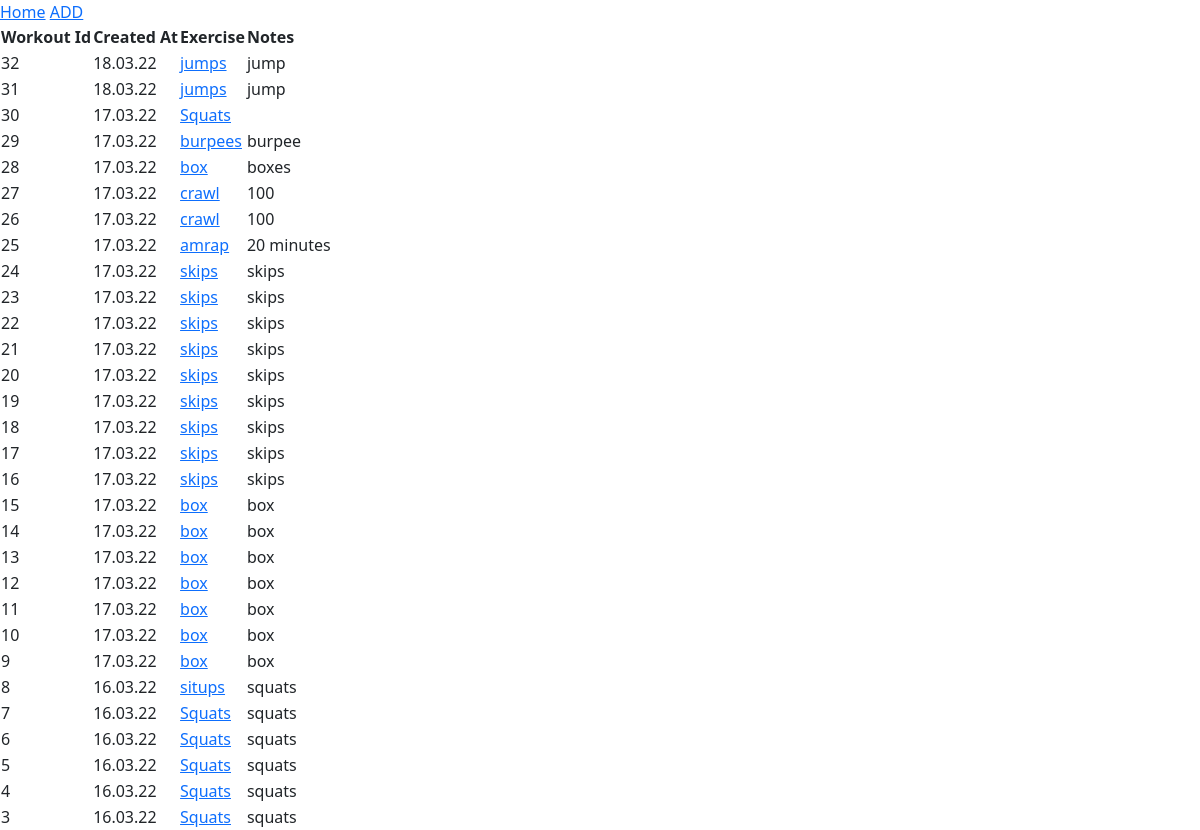
Page /show_all/ (signed in) on the earlier database version.
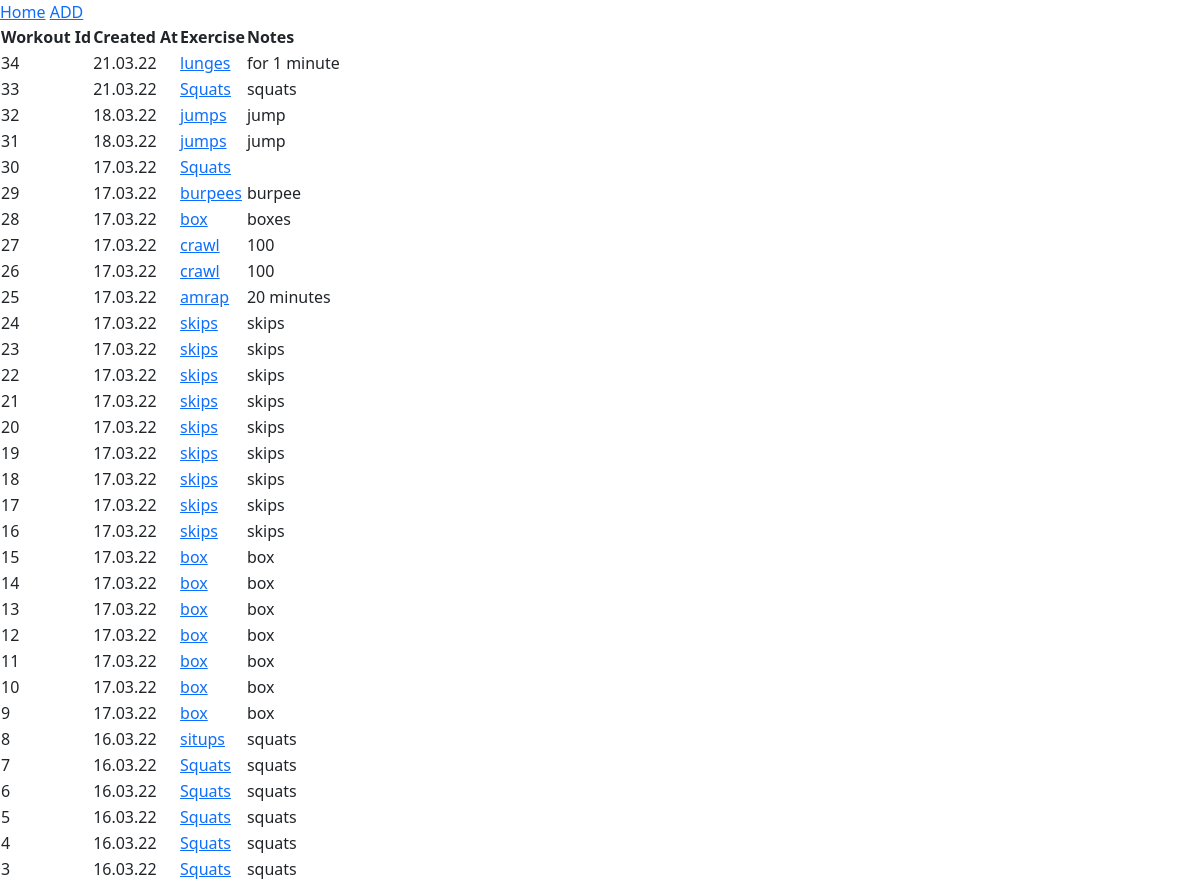
Same page on the later database version.
### app.py (models this page shows)
class Workout(db.Model):
    id = db.Column(db.Integer, primary_key=True)
    created_at = db.Column(db.DateTime, nullable=False, default=datetime.utcnow)
    exercise = db.Column(db.String(200), nullable=False)
    notes = db.Column(db.String(200), nullable=False)
    user_id = db.Column(db.Integer, db.ForeignKey('user.id'), nullable=False)
    def __repr__(self):
        return '[{} : {}]'.format(self.created_at, self.exercise)

### app.py (the view)
@app.route('/show_all/')
@login_required
def show_all():
    user = current_user
    workout = Workout.query.filter_by(user_id=user.id).order_by(desc('created_at')).all()
    print (workout)
    return render_template('show_all.html', user=user, workout=workout)

### app.py (called while the page is built)
@login_manager.user_loader
def load_user(user_id):#reloads user id stored in the session
    return User.query.get(int(user_id))

### templates/show_all.html (shortened to what this page needs)
{% extends 'base.html' %}
{% block body %}
<a href="{{ url_for('dashboard') }}">Home</a>
<a href="{{ url_for('create') }}">ADD</a>
<br>
<table>
  <thead>
    <th>Workout Id</th>
    <th>Created At</th>
    <th>Exercise</th>
    <th>Notes</th>
  </thead>
  {% for data in workout %}
  <tbody>
    <td>{{data.id}}</td>
    <td>{{data.created_at.strftime('%d.%m.%y')}}</td>
    <td><a href="{{ url_for('update_workout', id=data.id) }}">{{data.exercise}}</a></td>
    <td>{{data.notes}}</td>
  </tbody>
  {% endfor %}
</table>
  {% endblock body %}

### templates/base.html (shortened to what this page needs)
<!DOCTYPE html>
<html lang="en">
<head>
    <link href="https://cdn.jsdelivr.net/npm/bootstrap@5.1.3/dist/css/bootstrap.min.css" rel="stylesheet">
</head>
<body>
    {% block body %}
    {% endblock body %}
</body>
</html>

Differences in the rows shown:
added Workout: id "34", created_at "21.03.22", exercise "lunges", notes "for 1 minute"
added Workout: id "33", created_at "21.03.22", exercise "Squats", notes "squats"
